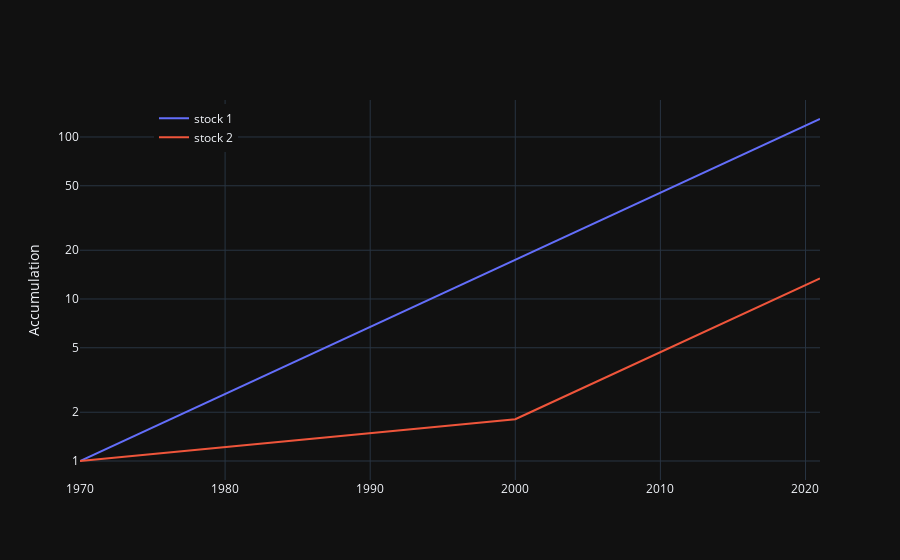

Notebook source saved alongside this figure:
### Code cell
trace1 = go.Scatter(
  x=years,
  y=r1,
  mode="lines",
  name="stock 1"
)

trace2 = go.Scatter(
  x=years,
  y=r2,
  mode="lines",
  name="stock 2"
)

fig = go.Figure()
fig.add_trace(trace1)
fig.add_trace(trace2)
string = "year %{x}<br>$%{y:.2f}"
fig.update_traces(hovertemplate=string)
fig.update_layout(
    template="plotly_dark",
    xaxis_title="",
    yaxis_title="Accumulation",
    yaxis_tickformat=",.0f",
    yaxis_type="log",
    yaxis_tickprefix="$",
    legend=dict(
        yanchor="top", 
        y=0.99, 
        xanchor="left", 
        x=0.1
    ),
    yaxis = dict(
        tickmode = 'array',
        tickvals = [1, 2, 5, 10, 20, 50, 100],
    )
)

fig.show()

### Figure 1 — Plotly figure (JSON) as saved in the notebook; plotly's stock layout.template omitted (floating-point values rounded to 4 significant figures)
{"data": [{"hovertemplate": "year %{x}<br>$%{y:.2f}", "mode": "lines", "name": "stock 1", "type": "scatter", "x": [1970, 1971, 1972, 1973, 1974, 1975, 1976, 1977, 1978, 1979, 1980, 1981, 1982, 1983, 1984, 1985, 1986, 1987, 1988, 1989, 1990, 1991, 1992, 1993, 1994, 1995, 1996, 1997, 1998, 1999, 2000, 2001, 2002, 2003, 2004, 2005, 2006, 2007, 2008, 2009, 2010, 2011, 2012, 2013, 2014, 2015, 2016, 2017, 2018, 2019, 2020, 2021], "y": [1, 1.1, 1.21, 1.331, 1.464, 1.611, 1.772, 1.949, 2.144, 2.358, 2.594, 2.853, 3.138, 3.452, 3.797, 4.177, 4.595, 5.054, 5.56, 6.116, 6.727, 7.4, 8.14, 8.954, 9.85, 10.83, 11.92, 13.11, 14.42, 15.86, 17.45, 19.19, 21.11, 23.23, 25.55, 28.1, 30.91, 34.0, 37.4, 41.14, 45.26, 49.79, 54.76, 60.24, 66.26, 72.89, 80.18, 88.2, 97.02, 106.7, 117.4, 129.1]}, {"hovertemplate": "year %{x}<br>$%{y:.2f}", "mode": "lines", "name": "stock 2", "type": "scatter", "x": [1970, 1971, 1972, 1973, 1974, 1975, 1976, 1977, 1978, 1979, 1980, 1981, 1982, 1983, 1984, 1985, 1986, 1987, 1988, 1989, 1990, 1991, 1992, 1993, 1994, 1995, 1996, 1997, 1998, 1999, 2000, 2001, 2002, 2003, 2004, 2005, 2006, 2007, 2008, 2009, 2010, 2011, 2012, 2013, 2014, 2015, 2016, 2017, 2018, 2019, 2020, 2021], "y": [1, 1.02, 1.04, 1.061, 1.082, 1.104, 1.126, 1.149, 1.172, 1.195, 1.219, 1.243, 1.268, 1.294, 1.319, 1.346, 1.373, 1.4, 1.428, 1.457, 1.486, 1.516, 1.546, 1.577, 1.608, 1.641, 1.673, 1.707, 1.741, 1.776, 1.811, 1.992, 2.192, 2.411, 2.652, 2.917, 3.209, 3.53, 3.883, 4.271, 4.698, 5.168, 5.685, 6.253, 6.879, 7.567, 8.323, 9.155, 10.07, 11.08, 12.19, 13.4]}], "layout": {"legend": {"x": 0.1, "xanchor": "left", "y": 0.99, "yanchor": "top"}, "xaxis": {"title": {"text": ""}}, "yaxis": {"tickformat": ",.0f", "tickmode": "array", "tickprefix": "$", "tickvals": [1, 2, 5, 10, 20, 50, 100], "title": {"text": "Accumulation"}, "type": "log"}}}
